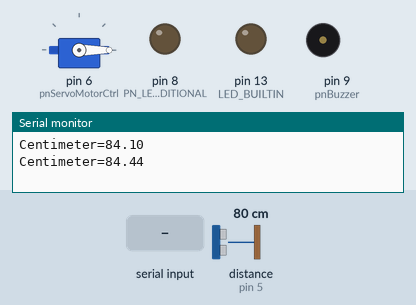
The sketch below on a simulated Arduino Uno, built with avr-gcc and run on an emulated ATmega328P. Parts: servo, output pins drawn as LEDs (lit = HIGH), buzzer (waves = sounding, pin HIGH), the last lines printed to the serial monitor. Wiring (inferred from the names in the program): ultrasonic range finder: trigger pin 4; echo pin 5. The inputs (shaded band) are chosen by the test bench; at power-on: distance to the obstacle (sensor on pin 5) 80 cm. The echo pulse lasts 58.3 µs per cm; the modem accepts every AT command (registered, SIM ready, sends succeed) and sends nothing else; pins used as bus, display or sensor lines are not drawn.

Above: at 1.2 s.
1.3 s: distance to the obstacle (sensor on pin 5) set to 39 cm
5.2 s: distance to the obstacle (sensor on pin 5) set to 30 cm
At 8.49 s:
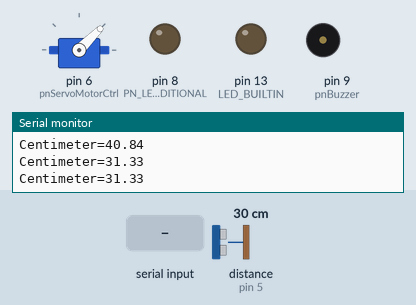
At 9.09 s:
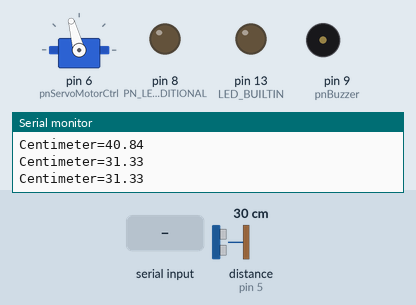
9.3 s: "1\n" received over Serial
At 9.7 s:
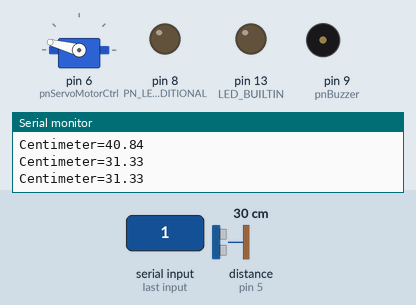
12.8 s: "A\n" received over the second serial link
16.9 s: "AT+\n" received over Serial
Timing chart, 0 to 22.0 s (numbered marks = the images above; inputs shaded):
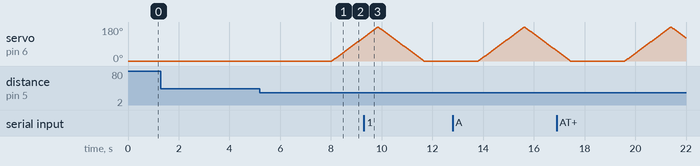

Measured:
- the behaviour switches between 35 and 34 cm on distance to the obstacle (sensor on pin 5) (found by bisection; images 0 and 1)
- after the input at 5.2 s, servo on pin 6 (pnServoMotorCtrl): moves from 0° to 125° over 1.2 s, starting after 2.8 s

The sketch:

uno_control_center.ino
```cpp
#include <SoftwareSerial.h>
#include <Servo.h>
#include <Wire.h>
#include "Ultrasonic.h"
#include "funcgroup.h"

//IDE 序列視窗下腳 e (沒有行結尾) 選項
//bluetoothSerial 配對密碼:1234
//HC-06
//AT               // OK
//AT+NAMEJOY2      // Name=JOY2
//AT+VERSION       // panfpunr
//AT+BAUD4         // Baud=9600
//AT+BAUD8         // Baud=115200
//AT+ROLE          // not support
//AT+ADDR          // not support
//AT+PSWD          // not support
//AT+UART          // not support

const boolean IS_ULTRASONIC_WRITE_SERIAL_MSG=true;

const int UnoRx = 2;              // bluetoothSerialTx
const int UnoTx = 3;              // bluetoothSerialRx
const int pnUltraSndTrig = 4;     // 發送 40KHz 超聲波給物體
const int pnUltraSndEcho = 5;     // 接收 trig 碰撞物體反射回來的超聲波
const int pnServoMotorCtrl = 6;   //
const int pnGotItAlert = 7;       // Reserved
const int PN_LED_ADDITIONAL = 8;  // LED onboard
const int pnBuzzer = 9;
const int ACTIVE_DISTANCE = 36;   //cm, MouseTrap ActiveServo

// '0': LED OFF
// '1': LED ON
// 'A': ACTIVE SERVO MOTOR

Ultrasonic ultra(pnUltraSndTrig, pnUltraSndEcho);
SoftwareSerial bluetoothSerial(UnoRx, UnoTx);
Servo servoMotor;

void setup() {
  Serial.begin(9600);
  bluetoothSerial.begin(9600);

  pinMode(PN_LED_ADDITIONAL, OUTPUT);
  pinMode(LED_BUILTIN, OUTPUT);
  pinMode(pnBuzzer, OUTPUT);

  pinMode(pnGotItAlert, INPUT);
  digitalWrite(pnGotItAlert, LOW);

  servoMotor.attach(pnServoMotorCtrl);
  servoMotor.write(0); //Position Zero
}
//-----------------------
bool AtCommandProcess(const int& iSerialSize)
{
  //Serial.println("Got SerialSize");
  String sAtc ="";
  char cCum=0x00;
  for( int r = 0;  r < iSerialSize; r++ ) {
    cCum=Serial.read(); // ERROR:sAtc=sAtc+String( Serial.read() );
    sAtc=sAtc+String( cCum );
  }
  Serial.println(sAtc);
  if( IsAtCommand(sAtc) ){
    //Serial.println("IsAtCommand:true");
    bluetoothSerial.print(sAtc); // print but NOT printLn
    return true;
  }

  return false;
}
//----------------------------------------------
void loop() {
  static bool isSplashLed = false;
  //Serial.println("loop....");

  int iSerialSize = Serial.available();
  if( iSerialSize > 0 ) { // ATCommand From SerialWindow?
    AtCommandProcess(iSerialSize);
    return;  // anyway
  }

  int iSize = 0;
  if ( (iSize = bluetoothSerial.available()) <= 0 ) { // BtSerial<0
    //Serial.println(String("isSplashLed=")+String(isSplashLed));

    if ( isSplashLed ) {
      FlipFlopLed();
      delay(100);
    }

    UltraCentimeterMayActiveMotor(ultra, IS_ULTRASONIC_WRITE_SERIAL_MSG); // boolean:IsWriteSerial

    return; // return Loop(), reloop
  }// BtSerial<0


  // Bluetooth data coming, BT available
  String sCtrlMsg = "";
  for ( int x = 0; x < iSize; x++ ) {
    char c = bluetoothSerial.read();
    sCtrlMsg = sCtrlMsg + String(c);
  }
  Serial.println(sCtrlMsg);

  if ( sCtrlMsg.equalsIgnoreCase("1") ) { //LED ON
    isSplashLed = true;
    bluetoothSerial.println("LED START");
  }

  if ( sCtrlMsg.equalsIgnoreCase("0") ) { // LED OFF
    isSplashLed = false;
    bluetoothSerial.println("LED STOP.");
  }

  if ( sCtrlMsg.equalsIgnoreCase("A") ) { //ACTIVE SERVO MOTOR
    //Serial.println("ActiveByPhone");
    ServoMotorControl();
    bluetoothSerial.println("Servo motor active thru phone.");
    delay(100);
    return;
  }

}//LOOP
//------------------------------------------------------------
void ServoMotorControl()
{
  for ( int i = 0; i <= 180; i++) {
    servoMotor.write(i);
    delay(10);
  }

  for ( int j = 180; j >= 0; j--) {
    servoMotor.write(j);
    delay(10);
  }

}
//-----------------------------------
```

Ultrasonic.cpp
```cpp
/*
 * Ultrasonic.cpp - Library for HC-SR04 Ultrasonic Sensing Module.
 *
 * With ideas from:
 *   Created by ITead studio. Apr 20, 2010.
 *   iteadstudio.com
 *
 * SVN Keywords
 * ----------------------------------
 * $Author: cnobile $
 * $Date: 2011-10-08 21:07:42 -0400 (Sat, 08 Oct 2011) $
 * $Revision: 35 $
 * ----------------------------------
 *
 * Centimeters Divisor
 * =========== =======
 *  15.875     26.9029
 *  46.355     27.6233
 *  92.075     28.1949
 * 137.795     28.4717
 * 183.515     28.5584
 * 229.235     28.5936
 * 274.955     28.7194
 *
 * Inches      Divisor
 * ======      =======
 *   6.25      68.3333
 *  18.25      70.1633
 *  36.25      71.6152
 *  54.25      72.3182
 *  72.25      72.5384
 *  90.25      72.6277
 * 108.25      72.9473
 */

#include <stdlib.h>
#include <string.h>
#include "Ultrasonic.h"


Ultrasonic::Ultrasonic(int tp, int ep)
    {
    pinMode(tp, OUTPUT);
    pinMode(ep, INPUT);
    _trigPin = tp;
    _echoPin = ep;
    _cmDivisor = 27.6233;
    _inDivisor = 70.1633;
    }

long Ultrasonic::timing()
    {
    digitalWrite(_trigPin, LOW);
    delayMicroseconds(2);
    digitalWrite(_trigPin, HIGH);
    delayMicroseconds(10);
    digitalWrite(_trigPin, LOW);
    return pulseIn(_echoPin, HIGH);
    }

float Ultrasonic::convert(long microsec, int metric)
    {
    // microsec / 29 / 2;
    if(metric) return microsec / _cmDivisor / 2.0;  // CM
    // microsec / 74 / 2;
    else return microsec / _inDivisor / 2.0;  // IN
    }

void Ultrasonic::setDivisor(float value, int metric)
    {
    if(metric) _cmDivisor = value;
    else _inDivisor = value;
    }

#ifdef COMPILE_STD_DEV
bool Ultrasonic::sampleCreate(size_t numBufs, ...)
    {
    bool result = false;
    va_list ap;
    _numBufs = numBufs;

    if((_pBuffers = (BufCtl *) calloc(numBufs, sizeof(BufCtl))) != NULL)
        {
        va_start(ap, numBufs);
        BufCtl *buf;
        size_t smpSize;

        for(size_t i = 0; i < _numBufs; i++)
            {
            buf = &_pBuffers[i];
            smpSize = va_arg(ap, size_t);

            if((buf->pBegin = (float *) calloc(smpSize, sizeof(float))) != NULL)
                {
                buf->pIndex = buf->pBegin;
                buf->length = smpSize;
                buf->filled = false;
                result = true;
                }
            else
                {
                result = false;
                break;
                }
            }

        va_end(ap);
        }

    if(!result) _freeBuffers();
    return result;
    }

void Ultrasonic::sampleClear()
    {
    if(_pBuffers)
        {
        BufCtl *buf;

        for(size_t i = 0; i < _numBufs; i++)
            {
            buf = &_pBuffers[i];
            memset(buf, '\0', sizeof(float) * buf->length);
            buf->pIndex = buf->pBegin;
            buf->filled = false;
            }
        }
    }

float Ultrasonic::unbiasedStdDev(float value, size_t bufNum)
    {
    float result = 0.0;

    if(_pBuffers)
        {
        BufCtl *buf = &_pBuffers[bufNum];

        if(buf->length > 1)
            {
            _sampleUpdate(buf, float(value));

            if(buf->filled)
                {
                float sum = 0.0, mean, tmp;

                for(size_t i = 0; i < buf->length; i++)
                    sum += buf->pBegin[i];

                mean = sum / buf->length;
                sum = 0.0;

                for(size_t i = 0; i < buf->length; i++)
                    {
                    tmp = buf->pBegin[i] - mean;
                    sum += (tmp * tmp);
                    }

                result = sqrt(sum / (buf->length - 1));
                //Serial.print(bufNum);
                //Serial.print(" : ");
                //Serial.println(result);
                }
            }
        }

    return result;
    }

void Ultrasonic::_sampleUpdate(BufCtl *buf, float msec)
    {
    if(buf->pIndex >= (buf->pBegin + buf->length))
        {
        buf->pIndex = buf->pBegin;
        buf->filled = true;
        }

    *(buf->pIndex++) = msec;
    }

void Ultrasonic::_freeBuffers()
    {
    if(_pBuffers)
        {
        BufCtl *buf;

        for(size_t i = 0; i < _numBufs; i++)
            {
            buf = &_pBuffers[i];
            free(buf->pBegin);
            }

        free(_pBuffers);
        }
    }
#endif // COMPILE_STD_DEV
```

Ultrasonic.h
```cpp
/*
 * Ultrasonic.h - Library for HC-SR04 Ultrasonic Sensing Module.
 *
 * With ideas from:
 *   Created by ITead studio. Alex, Apr 20, 2010.
 *   iteadstudio.com
 *
 * SVN Keywords
 * ----------------------------------
 * $Author: cnobile $
 * $Date: 2011-12-07 21:49:14 -0500 (Wed, 07 Dec 2011) $
 * $Revision: 38 $
 * ----------------------------------
 *
 * Thank you to Rowan Simms for pointing out the change in header name with
 * Arduino version 1.0 and up.
 *
 */

#ifndef ULTRASONIC_H
#define ULTRASONIC_H

#include <stddef.h>

#if defined(ARDUINO) && ARDUINO >= 100
  #include <Arduino.h>
#else
  #include <WProgram.h>
#endif

// Undefine COMPILE_STD_DEV if you don't want Standard Deviation.
#define COMPILE_STD_DEV


typedef struct bufferCtl
    {
    float *pBegin;
    float *pIndex;
    size_t length;
    bool filled;
    } BufCtl;

class Ultrasonic
    {
    public:
    Ultrasonic(int tp, int ep);
    long timing();
    float convert(long microsec, int metric);
    void setDivisor(float value, int metric);
    static const int IN = 0;
    static const int CM = 1;

#ifdef COMPILE_STD_DEV
    bool sampleCreate(size_t size, ...);
    void sampleClear();
    float unbiasedStdDev(float value, size_t bufNum);
#endif // COMPILE_STD_DEV

    private:
    int _trigPin;
    int _echoPin;
    float _cmDivisor;
    float _inDivisor;

#ifdef COMPILE_STD_DEV
    size_t _numBufs;
    BufCtl *_pBuffers;
    void _sampleUpdate(BufCtl *buf, float msec);
    void _freeBuffers();
#endif // COMPILE_STD_DEV
    };

#endif // ULTRASONIC_H
```

funcgroup.h
```cpp
bool IsAtCommand(const String& s);
void ServoMotorControl();
void FlipFlopLed();
float GetCentimeterUltrasonic(const Ultrasonic& ult, const bool& isSerialPrint);
bool UltraCentimeterMayActiveMotor(const Ultrasonic& ultra, const bool& isWriteSerial );
```

funcgroup.ino
```cpp
#include "funcgroup.h"
#include <SoftwareSerial.h>

void FlipFlopLed()
{
  if( HIGH == digitalRead(PN_LED_ADDITIONAL) ) {
        digitalWrite(PN_LED_ADDITIONAL,LOW);
        digitalWrite(LED_BUILTIN, HIGH);
  }
  else {
        digitalWrite(PN_LED_ADDITIONAL, HIGH);
        digitalWrite(LED_BUILTIN, LOW);
  }

}
//---------------------------------------------------------
bool IsAtCommand(const String& s)
{
  const String sAtPluse="AT+";

  if( s.equals("AT") ) {
    return true;
  }

  if( 0 == s.indexOf("AT+") ) { //AT+ or AT+NAME.
    return true;
  }

  return false;
}

//-------------------------------------------------------------
float GetCentimeterUltrasonic(const Ultrasonic& ult, const bool& isSerialPrint)
{
  long ultTiming = ultra.timing();  // ultra Object
  float Cm = ultra.convert(ultTiming, Ultrasonic::CM); // 計算距離，單位: 公分
  //float In = ultra.convert(ultTiming, Ultrasonic::IN); // 計算距離，單位: 英吋

  if( isSerialPrint )  {
    Serial.print("Timing: ");
    Serial.print(ultTiming);
    Serial.print("\tCm: ");
    Serial.print(Cm);
    //Serial.print("\tIn: ");
    //Serial.print(In);
    Serial.print("\n");
  //delay(300);
  }

  return Cm;
}
//-----------------------
bool UltraCentimeterMayActiveMotor(const Ultrasonic& ultra, const bool& isWriteSerial )
{
    long ultTiming = ultra.timing();  // ultra Object
    float calCentimeter = ultra.convert(ultTiming, Ultrasonic::CM); // 計算距離，單位: 公分
    if( isWriteSerial ) {
      if( 0.0 != calCentimeter ){
        Serial.println(String("Centimeter=")+String(calCentimeter));
        delay(1000);
      }
    }

    if( 0 == calCentimeter ) { // POWER OFF, Voltage=0
      return false; //MOTOR INACTIVE
    }

    static int staPreviousDistance=1024; // cm
    if( calCentimeter > ACTIVE_DISTANCE || staPreviousDistance > ACTIVE_DISTANCE) {
      staPreviousDistance=calCentimeter;  //not yet.
      return false; //inactive
    }

    // ACTIVE MOTOR
    staPreviousDistance=1024;
    //Serial.println("ActiveByUltrasonic");
    ServoMotorControl();
    bluetoothSerial.println("Mousetrap:Got It!");
    delay(100);

    return true; //active
}
//---------------------------
```
